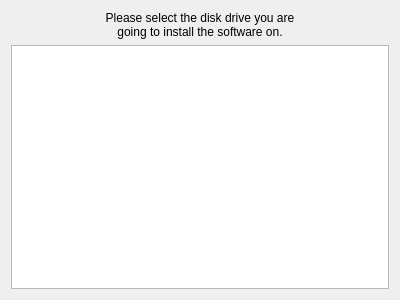
<ui version="4.0" >
 <class>CMyPropertyPage2</class>
 <widget class="QWidget" name="CMyPropertyPage2" >
  <property name="geometry" >
   <rect>
    <x>0</x>
    <y>0</y>
    <width>400</width>
    <height>300</height>
   </rect>
  </property>
  <property name="windowTitle" >
   <string>Select Scan Volume</string>
  </property>
  <layout class="QVBoxLayout" name="verticalLayout" >
   <item>
    <widget class="QLabel" name="label" >
     <property name="text" >
      <string>Please select the disk drive you are
going to install the software on.</string>
     </property>
     <property name="alignment" >
      <set>Qt::AlignCenter</set>
     </property>
    </widget>
   </item>
   <item>
    <widget class="QListView" name="selectDriveLB" />
   </item>
  </layout>
 </widget>
 <resources/>
 <connections/>
</ui>
